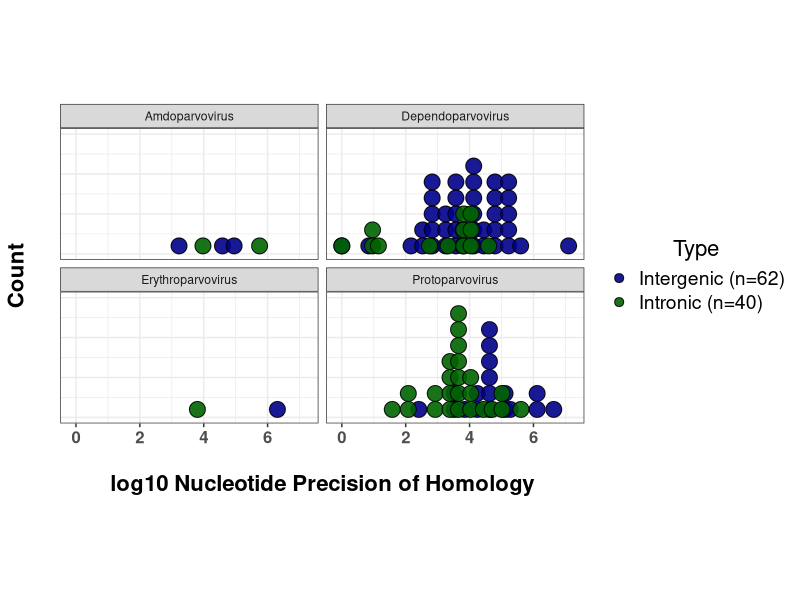
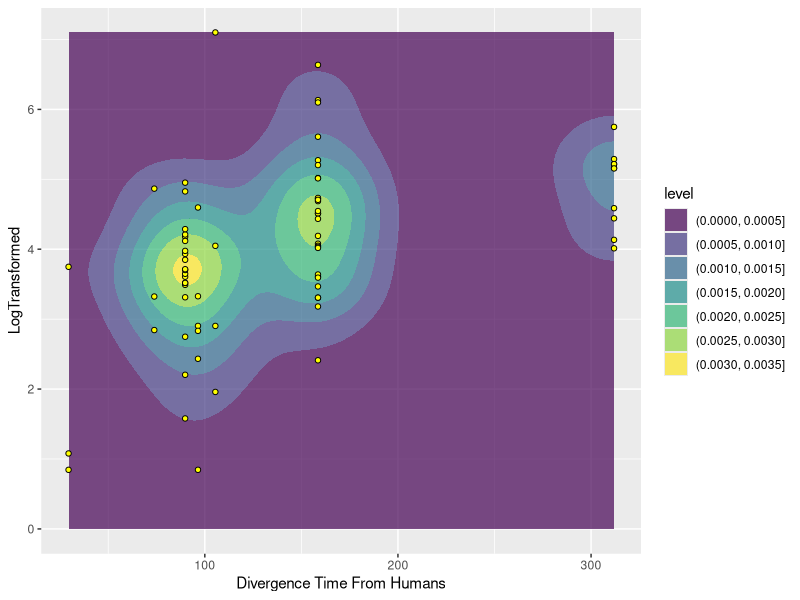
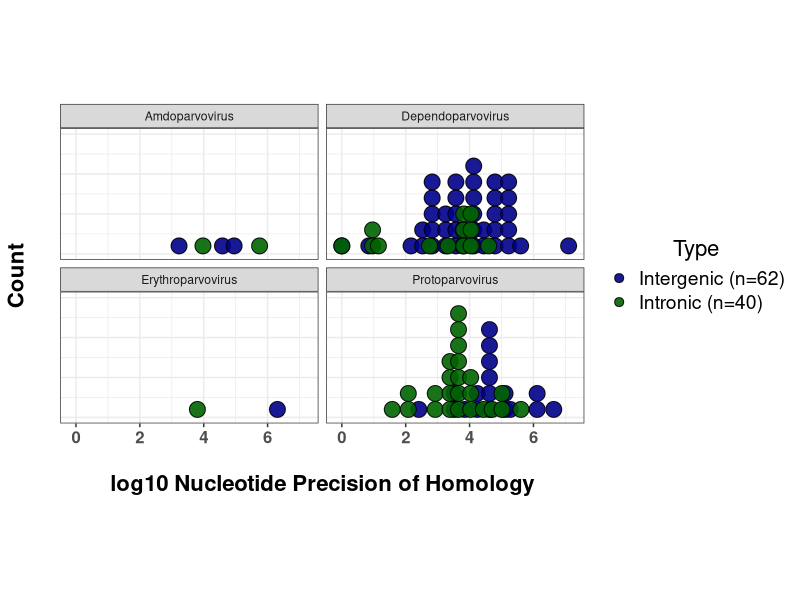

Write the R code that produced these figures, in order.
## ---- chunk 1
knitr::opts_chunk$set(echo = TRUE, warning=FALSE, message=FALSE)
## ---- chunk 2
library(tidyverse)
## ---- chunk 3
data<-read_csv("meta/full-table.csv") %>% 
  filter(HumanCoords !="NA") %>%
  separate(HumanCoords, into = c("Chrom","Start","Stop")) 
data$Start<-as.numeric(data$Start)
data$Stop <-as.numeric(data$Stop)

data<-data %>%  mutate(Confidence=abs(Stop-Start))

intronic<-data %>% filter(Type=="Intronic") 
intergenic<-data %>% filter(Type=="Intergenic") 

# Combine and log transform

inter<-intergenic %>% select(EVE, Chromosome, Confidence, VirusGenus, Type, `Divergence Time From Humans`) %>% filter(Confidence != "NA")
intron<-intronic %>% select(EVE, Chromosome, Confidence, VirusGenus, Type, `Divergence Time From Humans`) %>% filter(Confidence != "NA")

dotplot<-bind_rows(inter,intron) %>% filter(Confidence != "NA") %>% mutate(LogTransformed=log10(Confidence))
## ---- chunk 4
ggplot(dotplot, aes(x=LogTransformed, fill=Type)) + 
  #geom_vline(aes(xintercept=3), alpha=0.5, linetype="dotdash") +
  geom_dotplot(binwidth = .25, alpha=0.9, dotsize=2) +
  scale_fill_manual(values = c("darkblue","darkgreen"), labels=c(paste0("Intergenic (n=",nrow(inter),")"),
                                                                 paste0("Intronic (n=",  nrow(intron),")"))) +
  xlab("\nlog10 Nucleotide Precision of Homology") +
  theme_bw() +
  ylab("Count\n") +
  theme(axis.ticks.y = element_blank(), axis.text.y=element_blank()) +
  theme(axis.text = element_text(size=12, face="bold")) +
  theme(axis.title = element_text(size=16, face="bold")) +
  theme(legend.title.align = 0.5, legend.title = element_text(size=16),
        legend.text=element_text(size=14)) +
  facet_wrap(.~VirusGenus) +
  coord_fixed(ratio=2.5) +
  ylim(0,1.5)

ggsave("outputs/figures/figure-2.pdf")
## ---- chunk 5
ggplot(dotplot, aes(x=`Divergence Time From Humans`, y=LogTransformed)) +
  geom_density_2d_filled(alpha=0.7) +
  geom_point(pch=21, fill="yellow") 
## ---- chunk 6
dotplot %>% group_by(VirusGenus) %>% mutate(MeanConfidence=mean(Confidence), Mean=mean(LogTransformed), Count=n()) %>% select(VirusGenus, MeanConfidence, Mean, Count) %>% unique()
